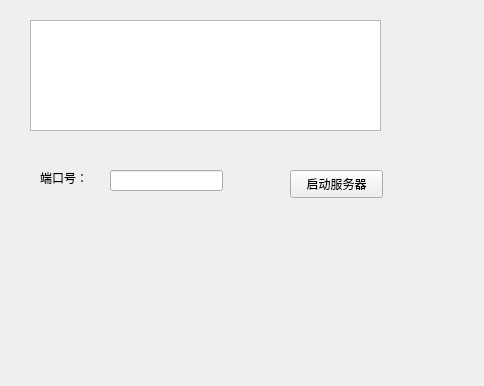
<?xml version="1.0" encoding="UTF-8"?>
<ui version="4.0">
 <class>Widget</class>
 <widget class="QWidget" name="Widget">
  <property name="geometry">
   <rect>
    <x>0</x>
    <y>0</y>
    <width>484</width>
    <height>386</height>
   </rect>
  </property>
  <property name="windowTitle">
   <string>MainWindow</string>
  </property>
  <widget class="QListWidget" name="msgList">
   <property name="geometry">
    <rect>
     <x>30</x>
     <y>20</y>
     <width>351</width>
     <height>111</height>
    </rect>
   </property>
  </widget>
  <widget class="QLabel" name="portLab">
   <property name="geometry">
    <rect>
     <x>40</x>
     <y>170</y>
     <width>51</width>
     <height>16</height>
    </rect>
   </property>
   <property name="text">
    <string>端口号：</string>
   </property>
  </widget>
  <widget class="QLineEdit" name="portEdit">
   <property name="geometry">
    <rect>
     <x>110</x>
     <y>170</y>
     <width>113</width>
     <height>21</height>
    </rect>
   </property>
  </widget>
  <widget class="QPushButton" name="startBtn">
   <property name="geometry">
    <rect>
     <x>290</x>
     <y>170</y>
     <width>93</width>
     <height>28</height>
    </rect>
   </property>
   <property name="text">
    <string>启动服务器</string>
   </property>
  </widget>
 </widget>
 <layoutdefault spacing="6" margin="11"/>
 <resources/>
 <connections/>
</ui>
